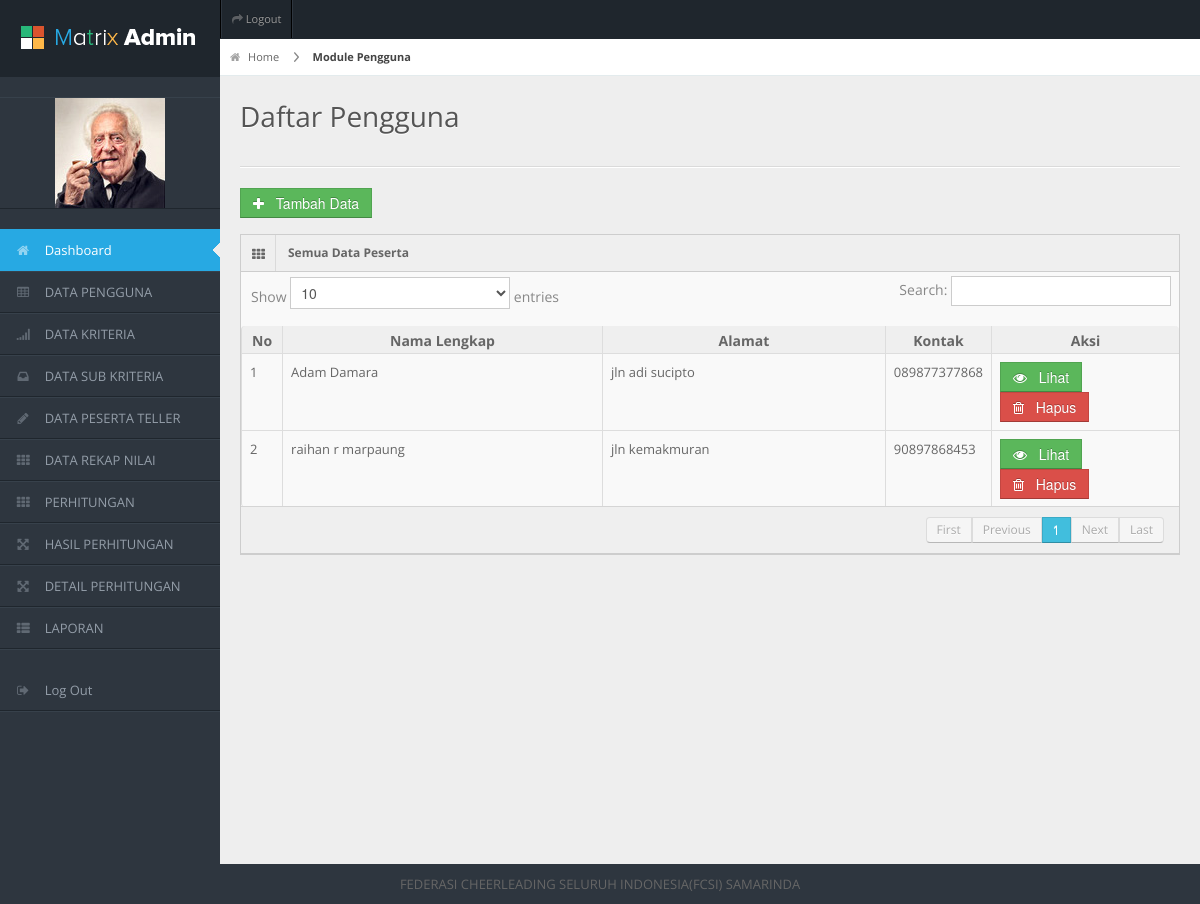
The app's page /spksdm/frame.php?load=pengguna (signed in) with its own data.
### tables this page shows
CREATE TABLE `tpengguna` (
  `kdPengguna` varchar(20) NOT NULL,
  `username` varchar(100) NOT NULL,
  `password` varchar(100) NOT NULL,
  `nmPengguna` varchar(100) NOT NULL,
  `foto` varchar(1000) NOT NULL,
  `emailPengguna` varchar(100) NOT NULL,
  `alamatPengguna` varchar(100) NOT NULL,
  `kontak` varchar(15) NOT NULL,
  `aktif` char(1) NOT NULL,
  `level` varchar(30) NOT NULL,
  PRIMARY KEY (`kdPengguna`)
);

### spksdm/data/pengguna/view.php (the view, shortened to what this page needs)
<div id="content-header">
   <div id="breadcrumb"> <a href="?load=dashboard" title="Go to Home" class="tip-bottom"><i class="icon-home"></i> Home</a> <a href="?load=member" class="current">Module Pengguna</a> </div>
   <h1>Daftar Pengguna</h1>
 </div>
 <div class="container-fluid">
   <hr>
   <div class="row-fluid">
     <div class="span12">
      <a href="?load=pengguna&action=input"><button class="btn btn-success"><i class="icon-plus"></i> &nbsp; Tambah Data</button></a>
       <div class="widget-box">
         <div class="widget-title"> <span class="icon"><i class="icon-th"></i></span>
           <h5>Semua Data Peserta</h5>
         </div>
	   <div style="overflow-x:auto;">
         <div class="widget-content nopadding">
           <table class="table table-bordered data-table">
             <thead>
               <tr>
                 <th width="2%">No</th>
                 <th>Nama Lengkap</th>
			  <th>Alamat</th>
                 <th th width="2%">Kontak</th>
                 <th width="20%">Aksi</th>
               </tr>
             </thead>
             <tbody>
              <?php
		   $SQL=mysqli_query($koneksi,"SELECT * FROM tpengguna ORDER BY nmpengguna ASC");
		   $no=1;
		   while($_data=mysqli_fetch_array($SQL)){
			   echo"
			  <tr class='$class'>
                 <td>$no</td>
			  <td>$_data[nmPengguna]</td>
			  <td>$_data[alamatPengguna]</td>
			  <td>$_data[kontak]</td>
                 <td class='center'>
         			 <a href='?load=pengguna&action=edit&id=$_data[kdPengguna]'><button class='btn btn-success'><i class='icon-eye-open'></i> &nbsp; Lihat</button></a>
				 <a href='data/pengguna/hps.php?load=pengguna&action=hapusData&id=$_data[kdPengguna]'><button class='btn btn-danger'><i class='icon-trash'></i> &nbsp; Hapus</button></a>
          </td>
               </tr>
			   ";
			  $no++; }
		   ?>
             </tbody>
           </table>
         </div>
	  </div>
       </div>
     </div>
   </div>
 </div>

### spksdm/css/matrix-style.css (style rules this page uses)
* { outline:none !important; -moz-outline: none !important; }
html, body { height:100% }
body { overflow-x: hidden; margin-top: -10px; font-family: 'Open Sans', sans-serif; font-size:13px; color:#666; }
a { color:#666; }
select, textarea, input[type="text"], input[type="password"], input[type="datetime"], input[type="datetime-local"], input[type="date"], input[type="month"], input[type="time"], input[type="week"], input[type="number"], input[type="email"], input[type="url"], input[type="search"], input[type="tel"], input[type="color"], .uneditable-input, .label, .dropdown-menu, .btn, .well, .progress, .table-bordered, .btn-group > .btn:first-child, .btn-group > .btn:last-child, .btn-group > .btn:last-child, .btn-group > .dropdown-toggle, .alert { border-radius:0px; }
.btn, textarea, input[type="text"], input[type="password"], input[type="datetime"], input[type="datetime-local"], input[type="date"], input[type="month"], input[type="time"], input[type="week"], input[type="number"], input[type="email"], input[type="url"], input[type="search"], input[type="tel"], input[type="color"], .uneditable-input { box-shadow:none; }
.progress, .progress-success .bar, .progress .bar-success, .progress-warning .bar, .progress .bar-warning, .progress-danger .bar, .progress .bar-danger, .progress-info .bar, .progress .bar-info, .btn, .btn-primary { background-image:none; }
hr { border-top-color:#dadada; }
#content-header { position: abslute; width: 100%; margin-top: -38px; z-index: 20; }
#content-header h1 { color: #555555; font-size: 28px; font-weight: normal; float: none; text-shadow: 0 1px 0 #ffffff; margin-left: 20px; position: relative; }
#content-header h1, #content-header .btn-group { margin-top: 20px; }
#breadcrumb { background-color: #fff; border-bottom: 1px solid #e3ebed; }
#breadcrumb a { padding: 8px 20px 8px 10px; display: inline-block; background-image: url('../img/breadcrumb.png'); background-position: center right; background-repeat: no-repeat; font-size: 11px; color: #666666; }
#breadcrumb a:last-child { background-image:none; }
#breadcrumb a.current { font-weight: bold; color: #444444; }
#breadcrumb a i { margin-right: 5px; opacity: .6; }
.stat-boxes .peity_bar_good, .stat-boxes .peity_line_good, { color: #459D1C; }
.widget-box { background: none repeat scroll 0 0 #F9F9F9; border-left: 1px solid #CDCDCD; border-top: 1px solid #CDCDCD; border-right: 1px solid #CDCDCD; clear: both; margin-top: 16px; margin-bottom: 16px; position: relative; }
.widget-title, .modal-header, .table th, div.dataTables_wrapper .ui-widget-header { background:#efefef; border-bottom: 1px solid #CDCDCD; height: 36px; }
.widget-title span.icon { padding: 9px 10px 7px 11px; float: left; border-right:1px solid #dadada; }
.widget-title h5 { color: #666; float: left; font-size: 12px; font-weight: bold; padding: 12px; line-height: 12px; margin: 0; }
.widget-content { padding:15px; border-bottom: 1px solid #cdcdcd; }
.table th { height: auto; font-size: 14px; padding: 5px 10px 2px; border-bottom: 0; text-align: center; color: #666666; }
.nopadding { padding: 0 !important; }
.nopadding .table { margin-bottom: 0; }
.nopadding .table-bordered { border: 0; }

### spksdm/css/matrix-media.css (style rules this page uses)
body { background:#2E363F; }

### records on screen
tpengguna: nmPengguna "Adam Damara", alamatPengguna "jln adi sucipto", kontak "089877377868"
tpengguna: nmPengguna "raihan r marpaung", alamatPengguna "jln kemakmuran", kontak "90897868453"
